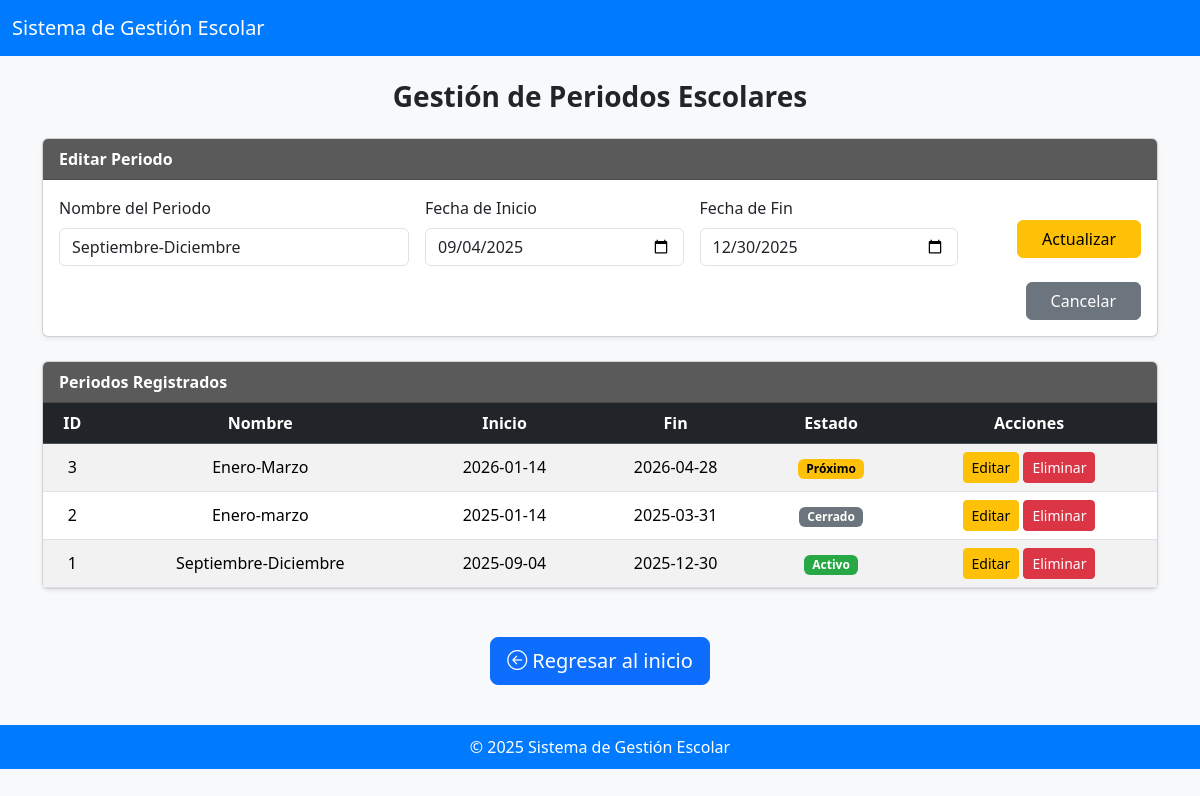
Page /app/views/periodosView.php?edit=1 (signed in) on the committed database.
### tables this page shows
CREATE TABLE periodosEscolares (
    idPeriodo INT AUTO_INCREMENT PRIMARY KEY,
    nombrePeriodo VARCHAR(50) NOT NULL,
    fechaInicio DATE NOT NULL,
    fechaFin DATE NOT NULL
);

### app/models/periodoModel.php (called while the page is built, shortened)
<?php
class PeriodoModel {
    private $connection;
    public function __construct($connection) {
        $this->connection = $connection;
    }
    public function obtenerPeriodos() {
        return $this->connection->query("SELECT * FROM periodosEscolares ORDER BY idPeriodo DESC");
    }
    public function obtenerPorId($id) {
        $stmt = $this->connection->prepare("SELECT * FROM periodosEscolares WHERE idPeriodo = ?");
        $stmt->bind_param("i", $id);
        $stmt->execute();
        return $stmt->get_result()->fetch_assoc();
    }
}
?>

### app/views/periodosView.php (the view, shortened to what this page needs)
<?php
require_once __DIR__ . '/../../config/db_connection.php';
require_once __DIR__ . '/../../app/models/periodoModel.php';
$model = new PeriodoModel($connection);
$modo = isset($_GET['edit']) ? 'editar' : 'insertar';
$periodoEditar = null;
if (isset($_GET['edit'])) {
  $periodoEditar = $model->obtenerPorId($_GET['edit']);
}
$periodos = $model->obtenerPeriodos();
?>
<!DOCTYPE html>
<html lang="es">
<head>
  <link href="https://cdn.jsdelivr.net/npm/bootstrap@5.3.3/dist/css/bootstrap.min.css" rel="stylesheet">
  <link href="https://cdn.jsdelivr.net/npm/bootstrap-icons@1.11.3/font/bootstrap-icons.css" rel="stylesheet">
</head>
<body>
<nav class="navbar navbar-dark mb-4">
  <div class="container-fluid">
    <a class="navbar-brand" href="#">Sistema de Gestión Escolar</a>
  </div>
</nav>
<div class="container mt-3 mb-5">
  <h3 class="text-center mb-4 fw-semibold">Gestión de Periodos Escolares</h3>
  <div class="card mb-4 shadow-sm">
    <div class="card-header fw-semibold"><?= $modo == 'editar' ? 'Editar Periodo' : 'Registrar Nuevo Periodo' ?></div>
    <div class="card-body">
      <form method="POST" action="../controllers/periodoController.php" class="row g-3">
        <div class="col-md-4">
          <label class="form-label">Nombre del Periodo</label>
          <input type="text" name="nombrePeriodo" class="form-control"
                 value="<?= $periodoEditar['nombrePeriodo'] ?? '' ?>"
                 placeholder="Ej. Septiembre–Diciembre" required>
        </div>
        <div class="col-md-3">
          <label class="form-label">Fecha de Inicio</label>
          <input type="date" name="fechaInicio" class="form-control"
                 value="<?= $periodoEditar['fechaInicio'] ?? '' ?>" required>
        </div>
        <div class="col-md-3">
          <label class="form-label">Fecha de Fin</label>
          <input type="date" name="fechaFin" class="form-control"
                 value="<?= $periodoEditar['fechaFin'] ?? '' ?>" required>
        </div>
        <div class="col-md-2 text-end">
          <?php if ($modo == 'editar'): ?>
            <button type="submit" name="actualizar" class="btn btn-warning mt-4 px-4">Actualizar</button>
            <a href="periodosView.php" class="btn btn-secondary mt-4 px-4">Cancelar</a>
          <?php else: ?>
            <button type="submit" name="insertar" class="btn btn-success mt-4 px-4">Guardar</button>
          <?php endif; ?>
        </div>
      </form>
    </div>
  </div>
  <div class="card shadow-sm">
    <div class="card-header fw-semibold">Periodos Registrados</div>
    <div class="card-body p-0">
      <table class="table table-striped mb-0 text-center align-middle">
        <thead class="table-dark">
          <tr>
            <th>ID</th>
            <th>Nombre</th>
            <th>Inicio</th>
            <th>Fin</th>
            <th>Estado</th>
            <th>Acciones</th>
          </tr>
        </thead>
        <tbody>
          <?php while ($p = $periodos->fetch_assoc()): ?>
            <?php
              $hoy = date('Y-m-d');
              if ($hoy < $p['fechaInicio']) {
                $estado = 'Próximo';
                $badge = 'badge-proximo';
              } elseif ($hoy > $p['fechaFin']) {
                $estado = 'Cerrado';
                $badge = 'badge-cerrado';
              } else {
                $estado = 'Activo';
                $badge = 'badge-activo';
              }
            ?>
            <tr>
              <td><?= $p['idPeriodo'] ?></td>
              <td><?= htmlspecialchars($p['nombrePeriodo']) ?></td>
              <td><?= $p['fechaInicio'] ?></td>
              <td><?= $p['fechaFin'] ?></td>
              <td><span class="badge <?= $badge ?>"><?= $estado ?></span></td>
              <td>
                <a href="periodosView.php?edit=<?= $p['idPeriodo'] ?>" class="btn btn-warning btn-sm">Editar</a>
                <a href="../controllers/periodoController.php?delete=<?= $p['idPeriodo'] ?>" class="btn btn-danger btn-sm"
                   onclick="return confirm('¿Seguro que deseas eliminar el periodo <?= htmlspecialchars($p['nombrePeriodo']) ?>?');">
                   Eliminar
                </a>
              </td>
            </tr>
          <?php endwhile; ?>
        </tbody>
      </table>
    </div>
  </div>
</div>
<div class="text-center my-4">
  <a href="../views/Dashboard/dashboard_admin.php" class="btn btn-primary btn-lg">
    <i class="bi bi-arrow-left-circle"></i> Regresar al inicio
  </a>
</div>
<footer>
  © 2025 Sistema de Gestión Escolar
</footer>
</body>
</html>

### app/views/periodosView.php (style rules this page uses)
body { background-color: #f8f9fa; }
.navbar { background-color: #007bff !important; }
.card-header { background-color: #5a5a5a; color: #fff; }
footer { background-color: #007bff; color: white; text-align: center; padding: 10px 0; margin-top: 40px; }
.badge-activo { background-color: #28a745; }
.badge-cerrado { background-color: #6c757d; }
.badge-proximo { background-color: #ffc107; color: #000; }

### rows in the picture
periodosescolares: nombrePeriodo "Septiembre-Diciembre", fechaInicio "09/04/2025", fechaFin "12/30/2025", idPeriodo "1", fechaInicio "2025-09-04", fechaFin "2025-12-30", estado "Activo"
periodosescolares: idPeriodo "3", nombrePeriodo "Enero-Marzo", fechaInicio "2026-01-14", fechaFin "2026-04-28", fechaInicio "Próximo"
periodosescolares: idPeriodo "2", nombrePeriodo "Enero-marzo", fechaInicio "2025-01-14", fechaFin "2025-03-31", estado "Cerrado"
